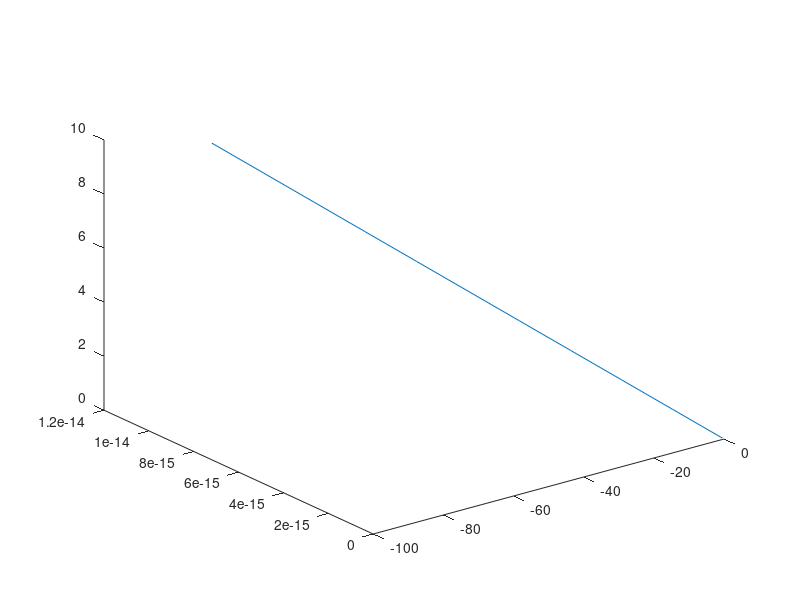

The MATLAB source for this figure:
%plot function v(t) = 10e(-0.2 + j*pi)*t
%0 <= t <= 10 using plot3 3d function


clear;
clc;
t = 0:1:10;
v = 10*exp(-0.2 + 1j*pi)*t;

plot3(real(v),imag(v),t);

